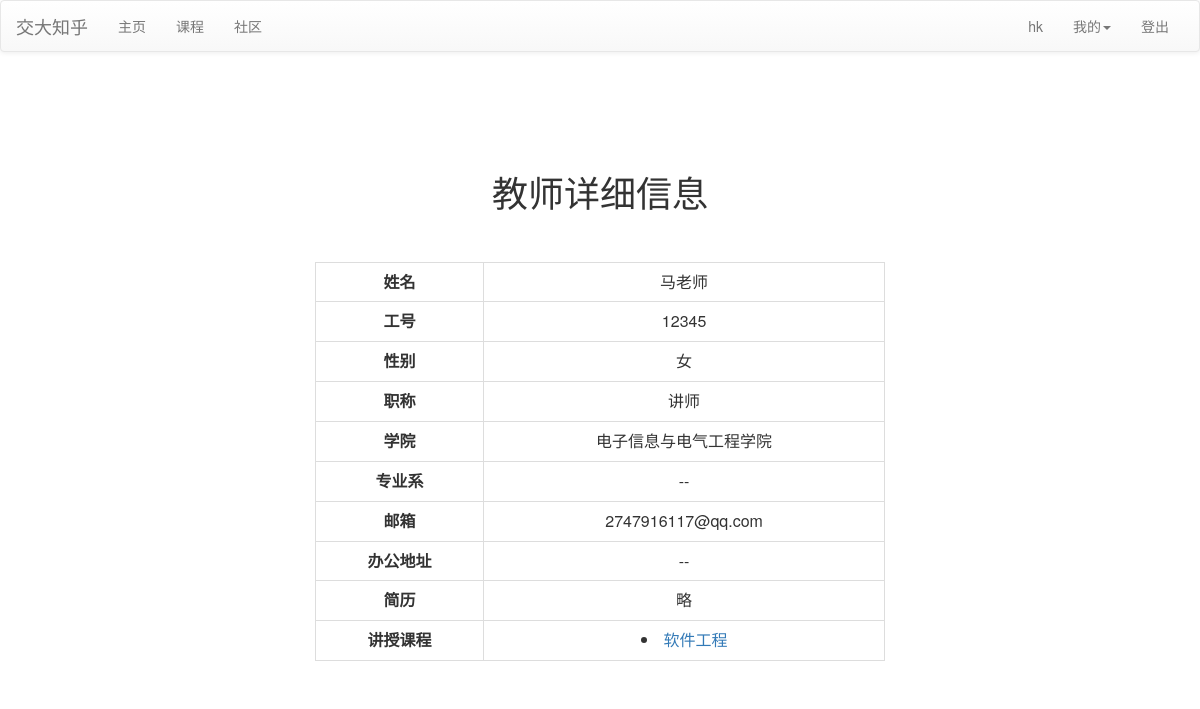
Screenshot of /course/teacher/12345/ (signed in) with the database file from the repository.
### project/course/models.py (models this page shows, shortened)
class Teacher(models.Model):
    gender = (
        ('male', "男"),
        ('female', "女"),
    )
    school = (
        ('chuan_jian', "船舶海洋与建筑工程学院"),
        ('ji_dong', "机械动力与工程学院"),
        ('dian_yuan', "电子信息与电气工程学院"),
        ('cai_liao', "材料科学与工程学院"),
        ('shu_xue', "数学科学学院"),
        ('wu_li', "物理与天文学院"),
        ('hua_xue', "化学化工学院"),
        ('sheng_ming', "生命科学技术学院"),
        ('sheng_yi_gong', "生物医学工程学院"),
        ('an_tai', "安泰经济与管理学院"),
        ('qi_ta', "其它"),  # 暂时写到这儿
    )
    tno = models.CharField(max_length=128, unique=True, primary_key=True)  # 职工号
    name = models.CharField(max_length=128)  # 名字
    title = models.CharField(max_length=128)  # 职称
    email = models.EmailField(unique=True)  # 邮箱
    sex = models.CharField(max_length=32, choices=gender)  # 性别（选择）
    institute = models.CharField(max_length=256, choices=school)  # 学院（选择）
    department = models.CharField(max_length=256, default='--')  # 系（暂时为填写）
    address = models.CharField(max_length=256, default='--')  # 办公室地点
    resume = models.CharField(max_length=2048, default='略')  # 简历
    course = models.ManyToManyField(Course, verbose_name='课程')  # 教授课程
    class Meta:
        ordering = ["-tno"]
        verbose_name = "教师"
        verbose_name_plural = "教师"

class Course(models.Model):
    cno = models.CharField(max_length=128, unique=True, primary_key=True)  # 课号
    name = models.CharField(max_length=128)  # 课程名
    credit = models.IntegerField(default=0)  # 学分
    outline = models.CharField(max_length=2048, default='略')  # 授课大纲
    references = models.CharField(max_length=1024, default='略')  # 教材与参考资料
    mean_score = models.FloatField(default=0)  # 平均分
    fail_rate = models.FloatField(default=0)  # 挂科率
    class Meta:
        ordering = ["-cno"]
        verbose_name = "课程"
        verbose_name_plural = "课程"

### project/course/views.py (the view)
# urls.py: path('teacher/<str:teacher_tno>/', views.teacher_detail),
def teacher_detail(request, teacher_tno):
    if not request.session.get('is_login', None):
        return redirect("/login/login/")
    teacher = Teacher.objects.get(pk=teacher_tno)
    ctx = {
        'teacher': teacher,
        'courses': teacher.course.all()
    }
    return render(request, 'teachers/detail.html', ctx)

### project/course/templates/teachers/detail.html (shortened to what this page needs)
<html>
<head>
  <link rel="stylesheet" href="https://cdn.jsdelivr.net/npm/bootstrap@3.3.7/dist/css/bootstrap.min.css">
  <link rel="stylesheet" href="https://cdn.jsdelivr.net/npm/bootstrap@3.3.7/dist/css/bootstrap-theme.min.css">
</head>
<body>
  <nav class="navbar navbar-default">
    <div class="container-fluid">
      <div class="navbar-header">
        <a class="navbar-brand" href="#">交大知乎</a>
      </div>
      <div class="collapse navbar-collapse" id="bs-example-navbar-collapse-1">
        <ul class="nav navbar-nav">
          <li class=""><a href="/login/index/">主页<span class="sr-only">(current)</span></a></li>
          <li><a href="/course/">课程</a></li>
          <li><a href="/bbs/">社区</a></li>
        </ul>
        <ul class="nav navbar-nav navbar-right">
          <li><a href="/about/">{{ request.session.user_name }}</a></li>
          <li class="dropdown">
            <a href="#" class="dropdown-toggle" data-toggle="dropdown" role="button" aria-haspopup="true" aria-expanded="false">我的<span class="caret"></span></a>
          </li>
          <li><a href="/login/logout/">登出</a></li>
        </ul>
      </div>
    </div>
  </nav>
  <br /><br /><br /><br />
  <div class="text-center">
    <h1>教师详细信息</h1>
  </div>
  <br /><br />
  <div class="row container-fluid">
    <div class="col-xs-3"></div>
    <div class="col-xs-6 table-responsive">
      <table class="table table-bordered">
        <tbody class="text-center">
          <tr>
            <td><b>姓名</b></td>
            <td>{{ teacher.name }}</td>
          </tr>
          <tr>
            <td><b>工号</b></td>
            <td>{{ teacher.tno }}</td>
          </tr>
          <tr>
            <td><b>性别</b></td>
            <td>{{ teacher.get_sex_display }}</td>
          </tr>
          <tr>
            <td><b>职称</b></td>
            <td>{{ teacher.title }}</td>
          </tr>
          <tr>
            <td><b>学院</b></td>
            <td>{{ teacher.get_institute_display }}</td>
          </tr>
          <tr>
            <td><b>专业系</b></td>
            <td>{{ teacher.department }}</td>
          </tr>
          <tr>
            <td><b>邮箱</b></td>
            <td>{{ teacher.email }}</td>
          </tr>
          <tr>
            <td><b>办公地址</b></td>
            <td>{{ teacher.address }}</td>
          </tr>
          <tr>
            <td><b>简历</b></td>
            <td>{{ teacher.resume }}</td>
          </tr>
          <tr>
            <td><b>讲授课程</b></td>
            <td>
              {% for course in courses %}
              <li><a href="/course/course/{{ course.cno }}/"> {{ course.name }}</a></li>
              {% endfor %}
            </td>
          </tr>
        </tbody>
      </table>
    </div>
    <div class="col-xs-2"></div>
  </div>
</body>
</html>

### rows the page displays
Teacher: name "马老师", tno "12345", sex "女", title "讲师", institute "电子信息与电气工程学院", department "--", email "2747916117@qq.com", address "--", resume "略"
Course: name "软件工程"

### other values shown
{{ request.session.user_name }} "hk"
